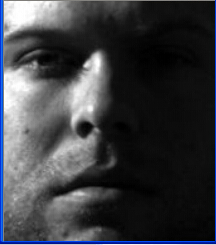
#> input picture hog-svm-from-scratch/3.png, 216 x 245 px
$ jupyter execute 'Understand Hog.ipynb'   (shell and % lines are left out)   (older library calls are emulated)
#> lines starting #> are read from the running program, lines starting #| are printed output that depends on the picture
[cell 1]
import cv2
import numpy as np
import matplotlib.pyplot as plt

[cell 2]
import matplotlib

[cell 3]
matplotlib.__version__

[cell 4]
img = cv2.imread('3.png',0)
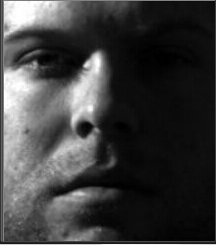
#> img: shape (245, 216); min 0, max 255, mean 61.3

[cell 5]
img.shape
#> Out = (245, 216)

[cell 6]
ori_img = img
plt.subplot(111)
plt.imshow(ori_img,cmap='gray')

[cell 7]
#gamma rectify
img = np.power(img, 0.5)
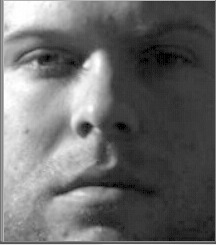
#> img: shape (245, 216) float64; min 0, max 15.97, mean 6.67; drawn with min black and max white
img = cv2.normalize(img,img, 0,255,cv2.NORM_MINMAX, cv2.CV_32F)

[cell 8]
# to change flaot to uint8 to better imshow
gamma_img = cv2.normalize(img,img,0,255, cv2.NORM_MINMAX, cv2.CV_8UC1)
plt.imshow(gamma_img,cmap='gray')

[cell 9]
gradient = np.zeros(img.shape, dtype=np.float64)
theta = np.zeros(img.shape, dtype=np.float64)

[cell 10]
for i in range(img.shape[0]-1):
    for j in range(img.shape[1]-1):
        Gx = img[i][j+1] - img[i][j-1]
        Gy = img[i+1][j] - img[i-1][j]
        gradient[i][j] = np.sqrt(Gx**2+Gy**2)
        if Gx == 0:
            theta[i][j] = 90.0
            continue
        theta[i][j] = np.arctan(Gy/Gx)*180/np.pi
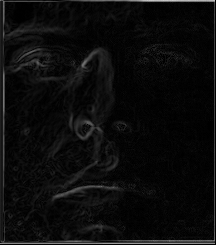
#> gradient: shape (245, 216) float64; min 0, max 203.2, mean 12
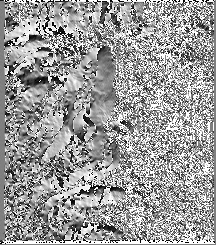
#> theta: shape (245, 216) float64; min -89.8, max 90, mean 19.7; drawn with min black and max white

[cell 11]
gradient = cv2.normalize(gradient, gradient, 0, 255, cv2.NORM_MINMAX, cv2.CV_8UC1)

[cell 12]
plt.imshow(gradient,cmap='gray')

[cell 13]
plt.figure(figsize=(30,40))

plt.subplot(131);plt.axis('off');plt.imshow(ori_img,cmap='gray')
plt.subplot(132);plt.axis('off');plt.imshow(gamma_img, cmap='gray')
plt.subplot(133);plt.axis('off');plt.imshow(gradient, cmap='gray')
print('      original img               gamma rectification               gradient features')
